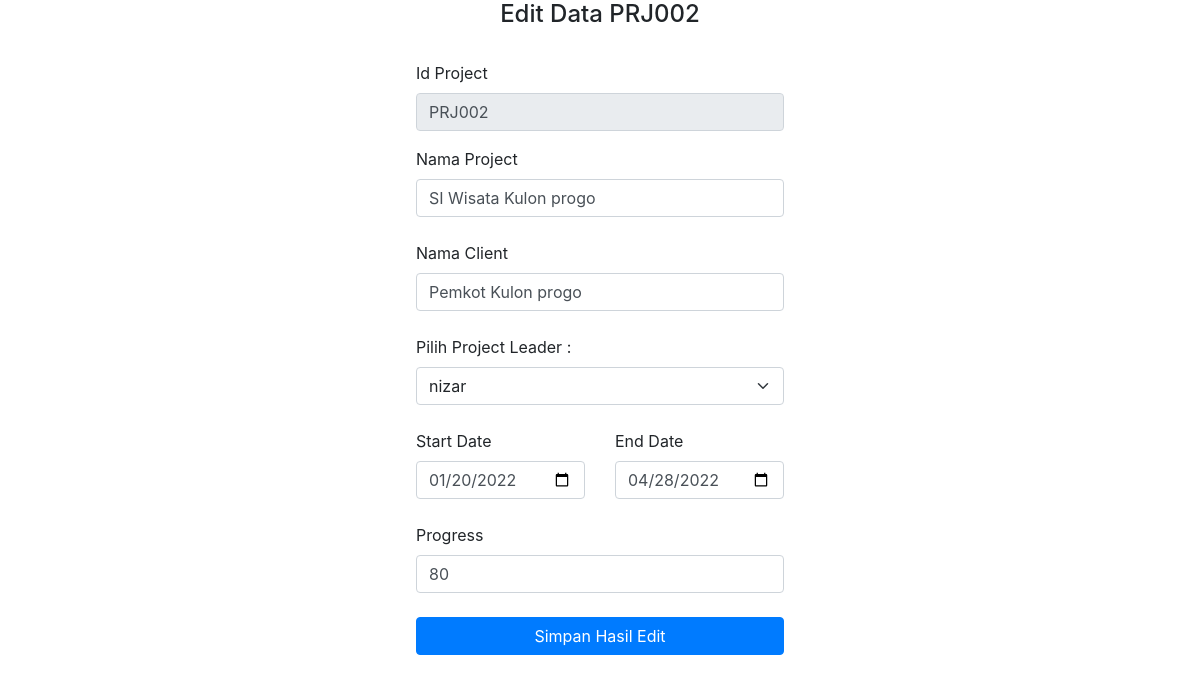
The page /edit_data.php?id_project=PRJ002 on the database its author committed.
### tables this page shows
CREATE TABLE `tb_project` (
  `id_project` varchar(500) NOT NULL,
  `nama_project` varchar(500) NOT NULL,
  `nama_client` varchar(500) NOT NULL,
  `id_leader` varchar(500) NOT NULL,
  `project_start` varchar(1000) NOT NULL,
  `project_end` varchar(1000) NOT NULL,
  `project_progress` int(100) NOT NULL
);

CREATE TABLE `tb_project_leader` (
  `id_leader` varchar(500) NOT NULL,
  `nama_leader` varchar(500) NOT NULL,
  `email_leader` varchar(500) NOT NULL
);

### edit_data.php (the view, shortened to what this page needs)
<?php
	require 'config/koneksi.php';
	$id_project = $_GET['id_project'];
	$result = mysqli_query($conn, "SELECT * FROM tb_project WHERE id_project='$id_project'");
	$dataProject = mysqli_fetch_assoc($result);
	$refLeader = mysqli_query($conn, "SELECT * FROM tb_project_leader");
?>
<!DOCTYPE html>
<html lang="en">
<head>
	<link href="https://cdn.jsdelivr.net/npm/bootstrap@5.1.3/dist/css/bootstrap.min.css" rel="stylesheet">
    <link rel="stylesheet" href="../bootstrap/css/bootstrap.min.css">
</head>
<body>
	<div class="center">
		<p class="h4"> Edit Data <?php echo $id_project?></p>
	</div>
	<div class="w-100 p-4 d-flex justify-content-center pb-4">
		<form method="post">
			<div class="form-group">
                <label >Id Project</label>
                <input  class="form-control" type="text" name="id_project" required="required" value="<?php echo $dataProject['id_project'] ?>" readonly/>
			</div>
			<div class="form-outline mb-4">
                <label class="form-label" >Nama Project</label>
                <input type="text" class="form-control" name="nama_project" required="required" value="<?php echo $dataProject['nama_project'] ?>"/>
            </div>
			<div class="form-outline mb-4">
                <label class="form-label" >Nama Client</label>
                <input type="text" class="form-control" name="nama_client" required="required" value="<?php echo $dataProject['nama_client'] ?>"/>
            </div>
			<div class="form-outline mb-4">
                <label class="form-label">Pilih Project Leader</Label>
				<td>:</td>
				<td>
				<select class="form-select" name="id_leader" id="">
				<?php
				while ($dataLeader = mysqli_fetch_array($refLeader)) {
					?>
					<option value="<?php echo $dataLeader['id_leader']; ?>"
					<?php if($dataProject['id_leader'] == $dataLeader['id_leader'])
					{
						echo "selected"; } ?>>
						<?php echo $dataLeader['nama_leader']; ?></option>
						<?php
					}
				?>
				</select>
				</td>
			</div>
			<div class="row mb-4">
				<div class="col">
					<div class="form-outline">
						<label class="form-label"> Start Date</label>
						<input type="date" class="form-control" name="project_start" value="<?php echo $dataProject['project_start']?>"/>
					</div>
				</div>
				<div class="col">
					<div class="form-outline">
						<label class="form-label">End Date</label>
						<input type="date" class="form-control" name="project_end" value="<?php echo $dataProject['project_end']?>"/>
					</div>
				</div>
            </div>
			<div class="form-outline mb-4">
				<label class="form-label" >Progress</label>
				<input type="number" class="form-control" name="project_progress" required="required" placeholder="Berapa Persen(hanya angka)" value="<?php echo $dataProject['project_progress']?>"/>
            </div>
			<tr>
			<td>
			<input class="btn btn-primary btn-block mb-4" type="submit" value="Simpan Hasil Edit" name="submit">
			</td>
			</tr>
	</form>
	</body>
</html>

### edit_data.php (style rules this page uses)
.center { text-align: center; }

### rows shown on the page
tb_project: id_project "PRJ002", nama_project "SI Wisata Kulon progo", nama_client "Pemkot Kulon progo", id_leader "nizar", project_start "01/20/2022", project_end "04/28/2022", project_progress "80"

### other values the page prints
$id_project "PRJ002"
